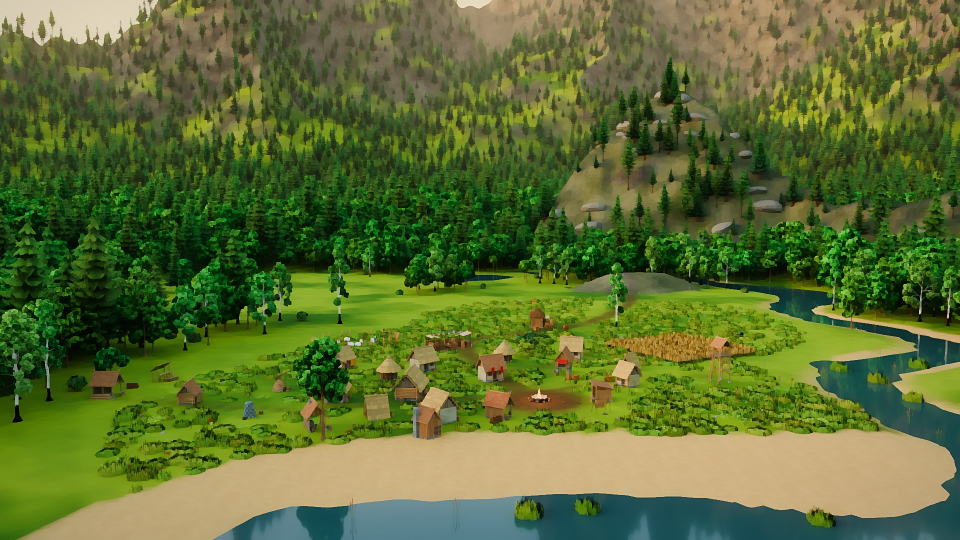
#> input picture godot/art/ui/Images/loading_1.jpg, 1920 x 1080 px (shown at 1/2 size)
$ python -i build_stylized.py   (imports and definitions only)
#> lines starting #> are read from the running program, lines starting #| are printed output that depends on the picture
#!/usr/bin/env python3
"""Moves the game to a stylized, hand-painted look (in the spirit of mobile survival builders).

Sources, all CC0:
- Quaternius "Stylized Nature MegaKit" (Standard, OpenGameArt): trees, rocks, bushes, plants
- Kenney "Survival Kit" (kenney.nl): campfire, tents, workbench, anvil, resource piles, tools, fences
- Kenney "Nature Kit" (kenney.nl): logs, stumps and small props

What it does:
1. tree, grass and flower billboards (the names the game already uses: PineA/B/C, LeafTree,
   FirSapling, GrassTuft, Wildflowers) are re-rendered from the stylized trees
2. stylized rocks, bushes, plants and survival props become models (ids sn_* and k_*)
3. the terrain and surface textures are repainted: flat, saturated colour with soft
   painterly variation instead of photographs; photo-scanned model textures are toon-filtered

Usage: python3 tools/assets/build_stylized.py [--only models|impostors|textures]
"""
import json
import os
import subprocess
import sys

import numpy as np
from PIL import Image, ImageFilter

HERE = os.path.dirname(os.path.abspath(__file__))
sys.path.insert(0, HERE)
import build_assets as ba  # noqa: E402

PACKS = os.path.join(HERE, ".cache", "packs")
SN = os.path.join(PACKS, "stylized_nature", "glTF")
KS = os.path.join(PACKS, "kenney_survival", "Models", "GLB format")
KN = os.path.join(PACKS, "kenney_nature", "Models", "GLTF format")
WORK = os.path.join(HERE, ".cache", "stylized")
SRC_SN = "https://opengameart.org/content/stylized-nature-megakit (Quaternius, CC0)"
SRC_KS = "https://kenney.nl/assets/survival-kit (Kenney, CC0)"

IMPOSTORS = {
    "PineA": "Pine_1", "PineB": "Pine_2", "PineC": "Pine_3",
    "LeafTree": "CommonTree_1", "FirSapling": "Pine_5",
    "GrassTuft": "Grass_Common_Short", "Wildflowers": "Flower_3_Group",
}

# id: (pack folder, file, triangle budget)
MODELS = {
    "sn_rock_1": (SN, "Rock_Medium_1.gltf", 400), "sn_rock_2": (SN, "Rock_Medium_2.gltf", 400),
    "sn_rock_3": (SN, "Rock_Medium_3.gltf", 400), "sn_pebble": (SN, "Pebble_Round_3.gltf", 120),
    "sn_bush": (SN, "Bush_Common.gltf", 900), "sn_bush_flowers": (SN, "Bush_Common_Flowers.gltf", 1100),
    "sn_fern": (SN, "Fern_1.gltf", 500), "sn_plant": (SN, "Plant_1.gltf", 500), "sn_plant_big": (SN, "Plant_7_Big.gltf", 700),
    "sn_mushroom": (SN, "Mushroom_Common.gltf", 300), "sn_deadtree": (SN, "DeadTree_1.gltf", 900),
    "sn_flowers": (SN, "Flower_4_Group.gltf", 600), "sn_clover": (SN, "Clover_1.gltf", 300),
    "k_campfire": (KS, "campfire-pit.glb", 400), "k_campfire_stand": (KS, "campfire-stand.glb", 400),
    "k_tent": (KS, "tent.glb", 300), "k_tent_canvas": (KS, "tent-canvas.glb", 300),
    "k_workbench": (KS, "workbench.glb", 400), "k_anvil": (KS, "workbench-anvil.glb", 400),
    "k_wood": (KS, "resource-wood.glb", 200), "k_planks": (KS, "resource-planks.glb", 200),
    "k_stone": (KS, "resource-stone.glb", 300), "k_stone_large": (KS, "resource-stone-large.glb", 400),
    "k_rock_a": (KS, "rock-a.glb", 200), "k_rock_b": (KS, "rock-b.glb", 200), "k_rock_c": (KS, "rock-c.glb", 200),
    "k_log": (KS, "tree-log.glb", 300), "k_trunk": (KS, "tree-trunk.glb", 300),
    "k_chest": (KS, "chest.glb", 300), "k_barrel": (KS, "barrel.glb", 300), "k_box": (KS, "box.glb", 200),
    "k_bucket": (KS, "bucket.glb", 300), "k_bedroll": (KS, "bedroll.glb", 300),
    "k_fence": (KS, "fence.glb", 300), "k_fence_fortified": (KS, "fence-fortified.glb", 400),
    "k_signpost": (KS, "signpost.glb", 200), "k_fish_stand": (KS, "campfire-fishing-stand.glb", 400),
    "k_axe": (KS, "tool-axe.glb", 200), "k_pickaxe": (KS, "tool-pickaxe.glb", 200), "k_hoe": (KS, "tool-hoe.glb", 200),
}


# [64 lines left out: functions to_gltf, build_models, build_impostors, noise, painted, not called in this run]


PAINT = {
    # name: base, dark, light
    "Grass": ((112, 176, 70), (84, 146, 56), (150, 200, 86)),
    "ForestFloor": ((86, 128, 58), (66, 98, 46), (118, 140, 70)),
    "Mud": ((150, 112, 74), (124, 90, 60), (176, 138, 94)),
    "Sand": ((226, 204, 150), (204, 180, 128), (240, 222, 176)),
    "Riverbed": ((96, 150, 156), (74, 120, 130), (126, 170, 170)),
    "RockGround": ((150, 150, 146), (118, 120, 120), (182, 180, 172)),
    "Bark": ((128, 88, 58), (100, 66, 44), (150, 108, 72)),
    "Hide": ((176, 122, 78), (150, 100, 62), (198, 146, 98)),
    "Thatch": ((214, 176, 96), (186, 146, 76), (232, 200, 120)),
    "RoughWood": ((156, 112, 72), (128, 90, 58), (180, 134, 88)),
    "DarkRock": ((120, 120, 124), (96, 98, 104), (148, 148, 150)),
}


def flat_normal(path, size=64):
    Image.new("RGB", (size, size), (128, 128, 255)).save(path, quality=90)


def toon(path):
    """Toon-filters a photo texture: smooth the detail away, fewer tones, more colour."""
#> called with path = '../../godot/art/ui/Images/loading_1.jpg'
    img = Image.open(path)
#> img is the input picture: PIL image 1920x1080 RGB; mean R, G, B 92, 109.3, 51
    alpha = img.getchannel("A") if img.mode == "RGBA" else None
    rgb = img.convert("RGB").filter(ImageFilter.ModeFilter(5)).filter(ImageFilter.SMOOTH_MORE)
    a = np.asarray(rgb).astype(np.float32)
    grey = a.mean(axis=2, keepdims=True)
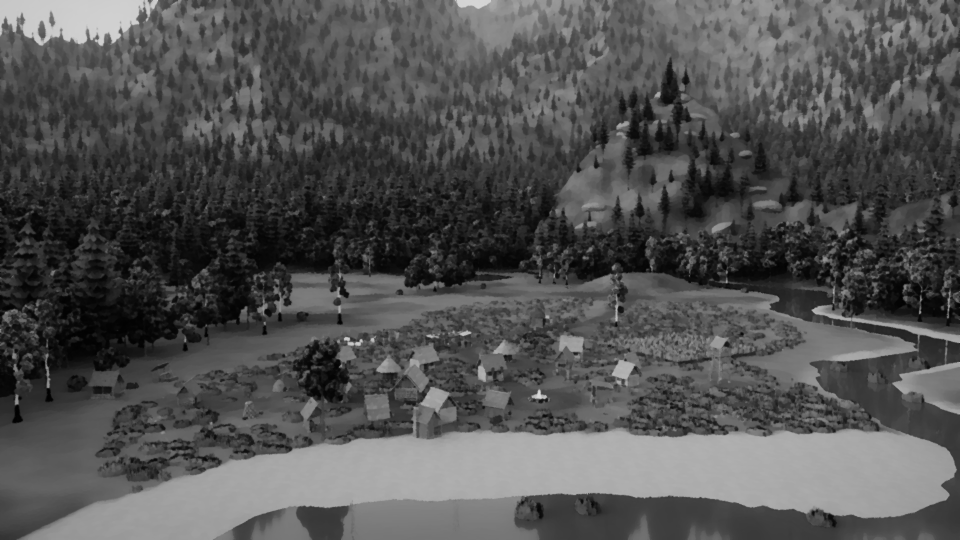
#> grey: shape (1080, 1920, 1) float32 (shown at 1/2 size); min 0.667, max 221.7, mean 82.5
    a = grey + (a - grey) * 1.35                      # saturation
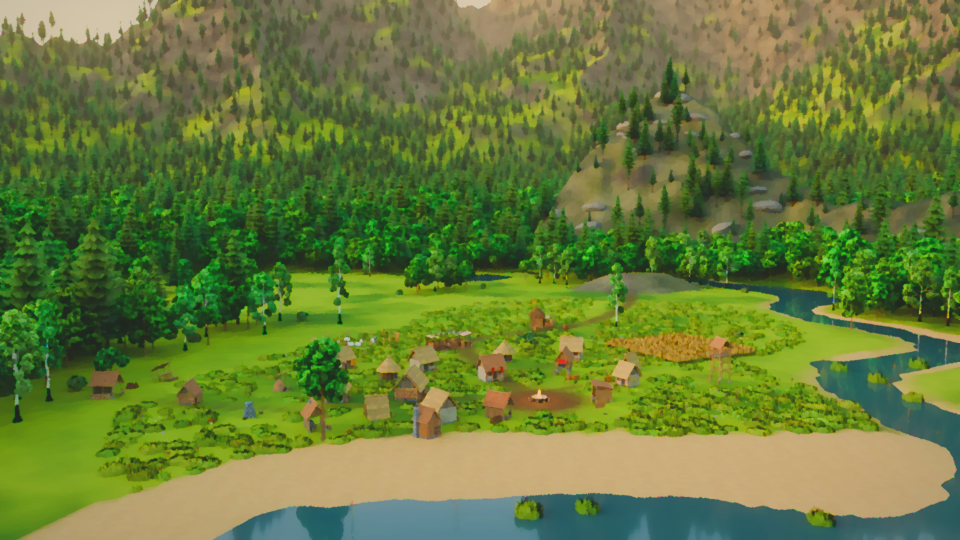
#> a: shape (1080, 1920, 3) float32 (shown at 1/2 size); mean R, G, B 93.7, 117.7, 35.9; drawn with min black and max white
    a = np.round(a / 24.0) * 24.0                     # posterize into painted bands
    a = (a - 128) * 0.9 + 140                         # softer contrast, a little brighter
    out = Image.fromarray(np.clip(a, 0, 255).astype(np.uint8)).filter(ImageFilter.SMOOTH)
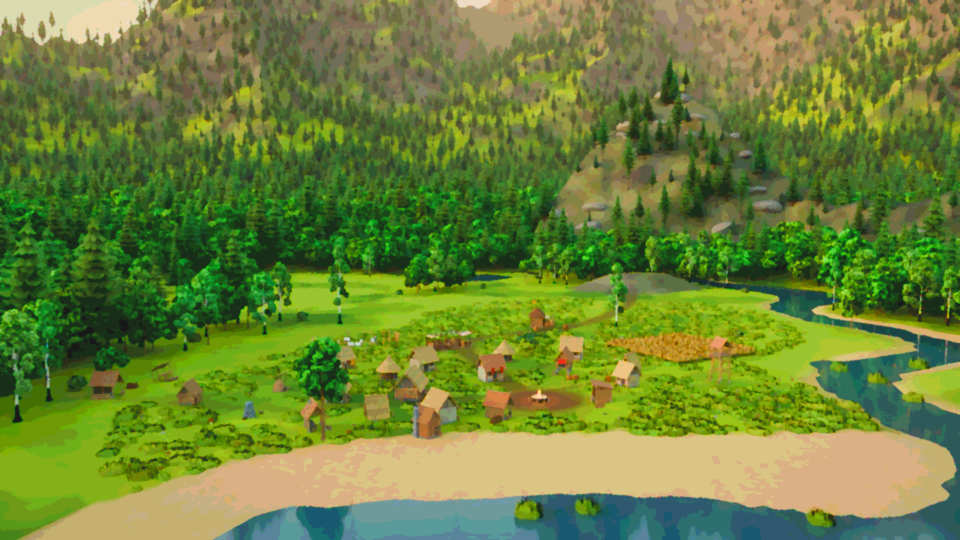
#> out: PIL image 1920x1080 RGB (shown at 1/2 size); mean R, G, B 108.6, 130.8, 57
    if alpha is not None:
        out.putalpha(alpha)
    out.save(path, quality=92) if path.endswith(".jpg") else out.save(path)


# [32 lines left out: functions build_textures, main, not called in this run]


# [2 lines not run here, left out]

>>> result = toon('../../godot/art/ui/Images/loading_1.jpg')

$ run again, on godot/art/ui/Images/loading_4.jpg
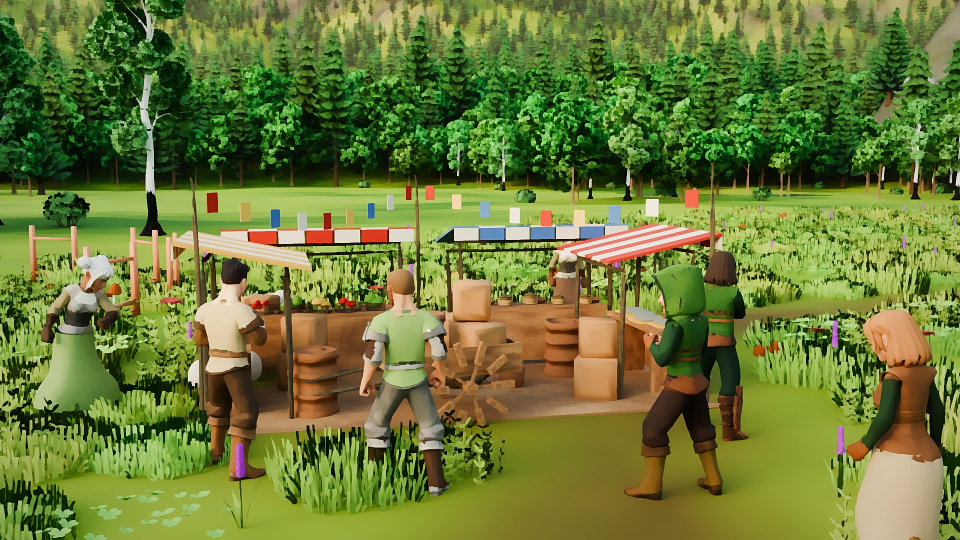
#> input picture godot/art/ui/Images/loading_4.jpg, 1920 x 1080 px (shown at 1/2 size)
#> in toon, img is the input picture: PIL image 1920x1080 RGB; mean R, G, B 107.6, 121.7, 54.8
#> in toon, `grey = a.mean(axis=2, keepdims=True)`:
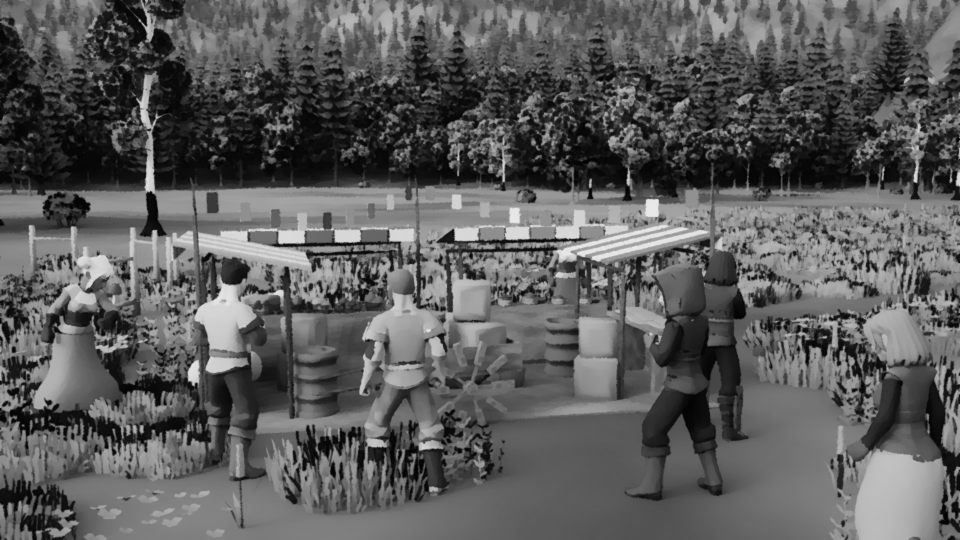
#> grey: shape (1080, 1920, 1) float32 (shown at 1/2 size); min 0, max 236.3, mean 91.9
#> in toon, `out = Image.fromarray(np.clip(a, 0, 255).astype(np.uint8)).filter(Imag..`:
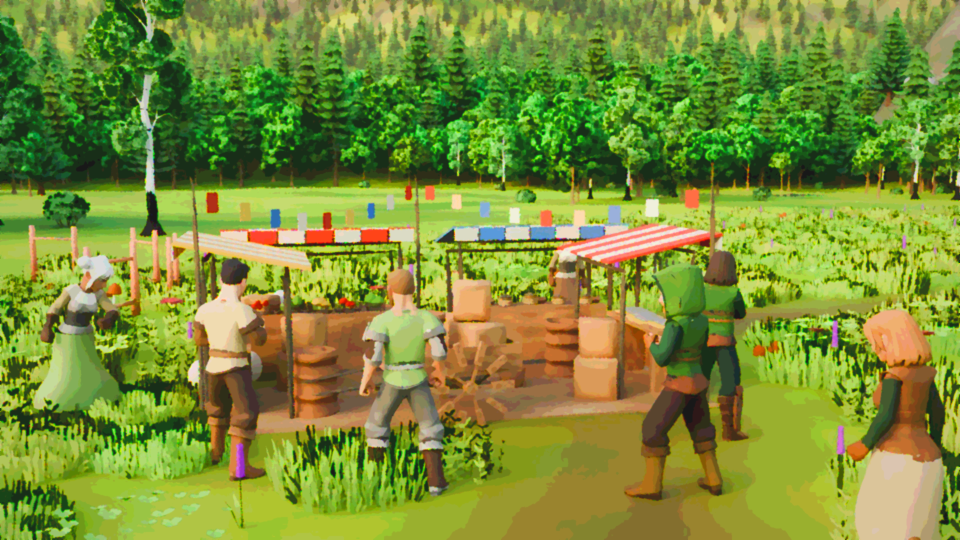
#> out: PIL image 1920x1080 RGB (shown at 1/2 size); mean R, G, B 124.1, 142.9, 54.9
